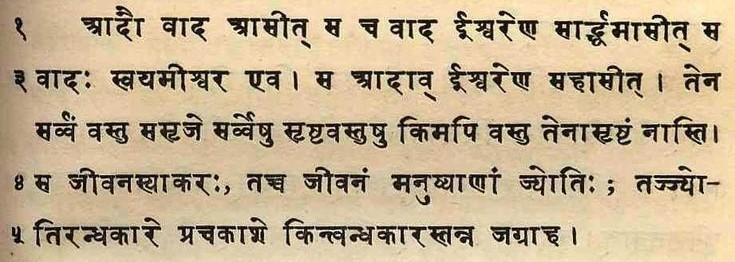
#> input picture images/sampleimage.jpeg, 735 x 262 px, found by its file name
$ jupyter execute Word_Char_Segmentation.ipynb
#> lines starting #> are read from the running program, lines starting #| are printed output that depends on the picture; after the words box and inside, x2 and y2 are one past the last pixel; in counts of white or black regions, pixels touching at a corner belong together
## Word Segmentation

## Importing

[cell 1]
import cv2
import numpy as np
import matplotlib.pyplot as plt

## Reading and resizing

[cell 2]
img = cv2.imread('A:\Projects\SanskritConversion\Sanskrit_Text_Conversion\images\sampleimage.jpeg')
#> img is the input picture: shape (262, 735, 3); mean B, G, R 145.2, 175.5, 195.3
img = cv2.cvtColor(img, cv2.COLOR_BGR2RGB)

h, w, c = img.shape
#> h = 262; w = 735; c = 3

if w > 1000:

    new_w = 1000
    ar = w/h
    new_h = int(new_w/ar)

    img = cv2.resize(img, (new_w, new_h), interpolation = cv2.INTER_AREA)
plt.imshow(img)

## Preprocessing

[cell 3]
def thresholding(image):
    img_gray = cv2.cvtColor(image,cv2.COLOR_BGR2GRAY)
    ret,thresh = cv2.threshold(img_gray,80,255,cv2.THRESH_BINARY_INV)
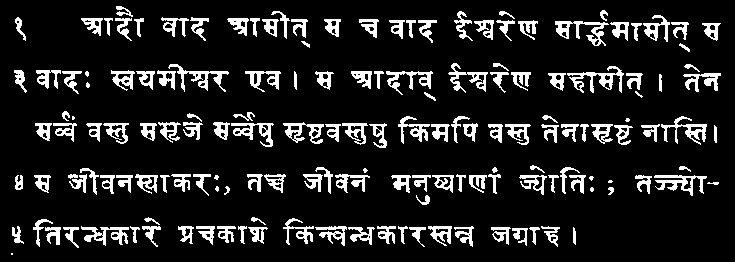
#> thresh: shape (262, 735); 12.5% white; 161 white regions (12 under 20 px), largest, box (x1, y1, x2, y2) and area: (567, 66, 624, 93) 513, (555, 21, 609, 46) 494, (654, 175, 707, 196) 456
    plt.imshow(thresh, cmap='gray')
    return thresh

thresh_img = thresholding(img);

[cell 4]
#dilation
kernel = np.ones((3,85), np.uint8)
dilated = cv2.dilate(thresh_img, kernel, iterations = 1)
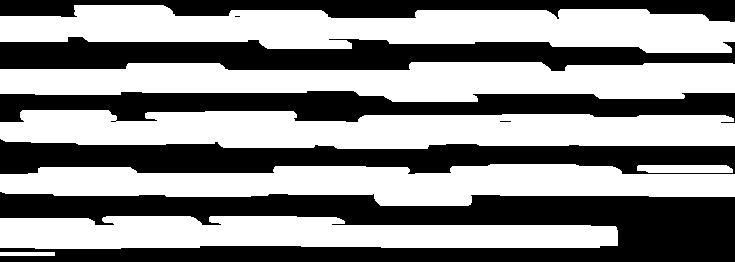
#> dilated: shape (262, 735); 55.2% white; 7 black regions (2 under 20 px)
plt.imshow(dilated, cmap='gray');

[cell 5]
(contours, heirarchy) = cv2.findContours(dilated.copy(), cv2.RETR_EXTERNAL, cv2.CHAIN_APPROX_NONE)
#> contours = 7 contours; box (x1, y1, x2, y2) and area: (0, 5, 735, 53) 23146, (0, 110, 735, 149) 22094, (0, 62, 735, 102) 20668, (0, 164, 735, 206) 19651, (0, 216, 618, 249) 15871, (637, 165, 733, 173) 634, (0, 252, 55, 256) 162
sorted_contours_lines = sorted(contours, key = lambda ctr : cv2.boundingRect(ctr)[1]) # (x, y, w, h)
#> sorted_contours_lines has the same summary as contours

## Line segmentation

[cell 6]
img2 = img.copy()

for ctr in sorted_contours_lines:

    x,y,w,h = cv2.boundingRect(ctr)
    cv2.rectangle(img2, (x,y), (x+w, y+h), (40, 100, 250), 2)
#> this loop made 7 passes
#> (x, y, w, h) on passes 1 to 7: (0, 5, 735, 48), (0, 62, 735, 40), (0, 110, 735, 39), (0, 164, 735, 42), (637, 165, 96, 8), (0, 216, 618, 33), (0, 252, 55, 4)
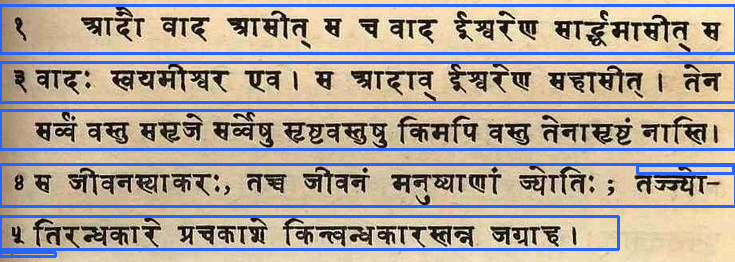
#> img2: shape (262, 735, 3); mean R, G, B 173.7, 163.8, 155.4

plt.imshow(img2);

## Text segmentation

[cell 7]
#dilation
kernel = np.ones((3,15), np.uint8)
dilated2 = cv2.dilate(thresh_img, kernel, iterations = 1)
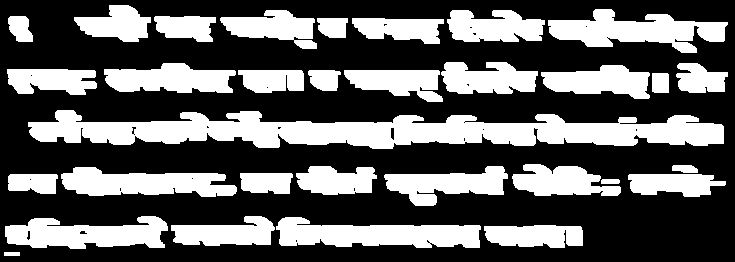
#> dilated2: shape (262, 735); 37.4% white; 32 white regions, largest, box (x1, y1, x2, y2) and area: (28, 110, 724, 149) 16065, (276, 217, 481, 248) 4330, (548, 9, 728, 53) 4226
plt.imshow(dilated2, cmap='gray');

[cell 8]
img3 = img.copy()
words_list = []

for line in sorted_contours_lines:

    # roi of each line
    x, y, w, h = cv2.boundingRect(line)
    roi_line = dilated2[y:y+h, x:x+w]

    # draw contours on each word
    (cnt, heirarchy) = cv2.findContours(roi_line.copy(), cv2.RETR_EXTERNAL, cv2.CHAIN_APPROX_NONE)
    sorted_contour_words = sorted(cnt, key=lambda cntr : cv2.boundingRect(cntr)[0])

    for word in sorted_contour_words:

        if cv2.contourArea(word) < 400:
            continue

        x2, y2, w2, h2 = cv2.boundingRect(word)
        words_list.append([x+x2, y+y2, x+x2+w2, y+y2+h2])
        cv2.rectangle(img3, (x+x2, y+y2), (x+x2+w2, y+y2+h2), (255,255,100),2)
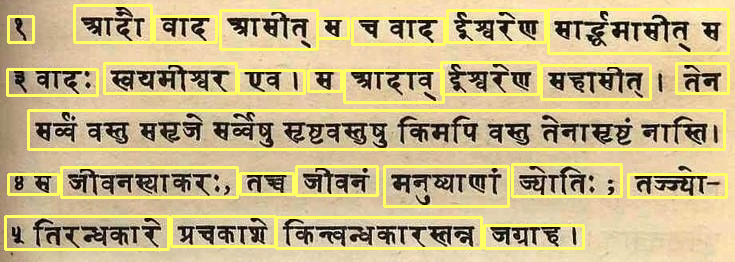
#> img3: shape (262, 735, 3); mean R, G, B 199.8, 182.9, 137.3
#> after the loop, words_list = 28 items, first 6: [8, 16, 33, 42], [74, 5, 151, 42], [154, 16, 216, 42], [220, 10, 317, 49], [317, 18, 348, 38], [352, 18, 444, 44]

plt.imshow(img3);

[cell 9]
ninth_word = words_list[22]
#> ninth_word = [512, 164, 621, 196]
roi_9 = img[ninth_word[1]:ninth_word[3], ninth_word[0]:ninth_word[2]]
plt.imshow(roi_9)

[cell 10]
import cv2
import numpy as np
from os.path import join
#import pytesseract as ta
import matplotlib.pyplot as plt
import pandas as pd

[cell 11]
img = roi_9

#resizing
h, w, c = img.shape
#> h = 32; w = 109
ar = w/h
#> ar = 3.41
targetWidth = 600
targetHeight = int(targetWidth / ar)
#> targetHeight = 176
img = cv2.resize(img, (targetWidth, targetHeight), interpolation=cv2.INTER_CUBIC)
#> img: shape (176, 600, 3)

plt.imshow(img);

[cell 12]
# blurring and splitting
img_blf = cv2.bilateralFilter(img, 5, 7,7)

lab = cv2.cvtColor(img_blf, cv2.COLOR_BGR2LAB)
#> lab: shape (176, 600, 3); mean of channels 0, 1, 2 160.8, 123.4, 117
l, a, b = cv2.split(lab)

#clahe
clahe = cv2.createCLAHE(clipLimit=2.0, tileGridSize=(8, 4))
cl = clahe.apply(l)
limg = cv2.merge((cl, a, b))
#> limg: shape (176, 600, 3); mean of channels 0, 1, 2 156.1, 123.4, 117

# colour conversion
cimg = cv2.cvtColor(limg, cv2.COLOR_LAB2BGR)
gray = cv2.cvtColor(cimg, cv2.COLOR_BGR2GRAY)

plt.imshow(gray, cmap='gray');

[cell 13]
def check_bg_color(image):
    ''' Checks if background color is black or white '''
    check = cv2.threshold(image, 0,255, cv2.THRESH_OTSU)[1]
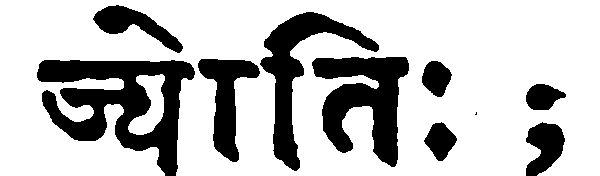
#> check: shape (176, 600); 74.4% white; 10 black regions (1 under 20 px), largest, box (x1, y1, x2, y2) and area: (37, 60, 195, 176) 8644, (312, 57, 409, 167) 5768, (260, 12, 379, 171) 4694
    print(check)
#> (printed output is left out)
    u, c = np.unique(check, return_counts=True)
#> u = [0, 255]; c = [27056, 78544]
    d = dict(zip(u,c))
#> d = {0: 27056, 255: 78544}
    print(d)
#| {0: 27056, 255: 78544}
    srt = sorted(d.items(), key = lambda x : x[1], reverse = True)
#> srt = [(255, 78544), (0, 27056)]
    print(srt)
#| [(255, 78544), (0, 27056)]
    return srt[0][0]

#checking color - if white then 255 else 0
bg_color = check_bg_color(gray)
#> bg_color = 255
print()
bg_color
#> Out = 255

[cell 14]
if bg_color == 255:
    ''' Performs preprocessing suitable for a white bg image '''
    ret4, final_img2 = cv2.threshold(gray, 0, 255, cv2.THRESH_BINARY_INV+cv2.THRESH_OTSU)
#> ret4 = 116
    kernel = cv2.getStructuringElement(cv2.MORPH_ELLIPSE, (3,3))
#> kernel = [[0, 1, 0], [1, 1, 1], [0, 1, 0]]
    morp = cv2.morphologyEx(final_img2, cv2.MORPH_OPEN, (5,5))
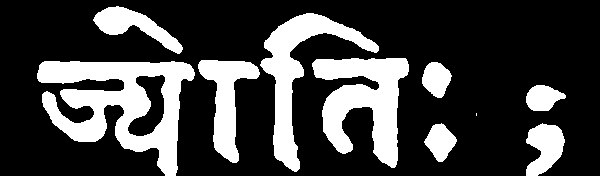
#> morp: shape (176, 600); 25.6% white; 10 white regions (1 under 20 px), largest, box (x1, y1, x2, y2) and area: (37, 61, 195, 176) 8633, (312, 58, 409, 168) 5768, (260, 13, 379, 172) 4693
    plt.imshow(morp, cmap='gray')


elif bg_color == 0:
    ''' Performs preprocessing suitable for a black bg image '''
    ret4, final_img2 = cv2.threshold(gray, 0, 255, cv2.THRESH_OTSU)
    kernel = cv2.getStructuringElement(cv2.MORPH_ELLIPSE, (3,3))
    morp = cv2.morphologyEx(final_img2, cv2.MORPH_OPEN, (5,5))
    plt.imshow(morp, cmap='gray')

[cell 15]
im = morp.copy()

horizontal_hist = np.sum(im, axis=1, keepdims=True)/255
#> horizontal_hist = 176 values, max 376 at index 70, min 0 at index 0, mean 153.6
v=horizontal_hist.flatten()
#> v has the same summary as horizontal_hist
v
#> Out has the same summary as horizontal_hist

[cell 16]
df = pd.DataFrame(v)
#> df = table of 176 rows and 1 columns
df = df.T
#> df = table of 1 rows and 176 columns
df
#> Out = table of 1 rows and 176 columns

[cell 17]
df.plot(kind='barh', color='k', legend=False, figsize=(3,4))
#plt.yticks.set_ticks_position("right")
plt.tick_params(axis='y', which='both', labelright=True, right=True, labelleft=False)
                                    #labelbottom = True, bottom = True, left=False

u = np.max(df.values) + 20
#> u = 396
plt.xlim(u,0)
plt.gca().invert_yaxis()

plt.show()

[cell 18]
ht = list(v)
#> ht has the same summary as horizontal_hist
print(len(ht))
#| 176
half = len(ht)//2
#> half = 88
print(half)
#| 88

[cell 19]
ht1 = ht[:half]
#> ht1 = 88 values, max 376 at index 70, min 0 at index 0, mean 134.5
ht2 = ht[half:]
#> ht2 = 88 values, max 271 at index 7, min 23 at index 87, mean 172.7

print(len(ht1))
#| 88
print(len(ht2))
#| 88

[cell 20]
threshold = 40  # threshold for extreme pixels of numbers (start and end of dips)
offset = len(ht1)
#> offset = 88

[cell 21]
print(ht1)
#> (printed output is left out)

[cell 22]
for i in range(len(ht1)-1, -1, -1):
    print(ht1[i])

    #checking if value is < 40 and stopping
    if ht1[i] < 40:
        print('break point', i)
        left_limit = i+1
        print(left_limit)
        break
#> this loop made 31 passes
#> (i, left_limit) on pass 31: (57, 58)
#> i on passes 1 to 6: 87, 86, 85, 84, 83, 82
#| 162.0
#| 153.0
#| 143.0
#| 118.0
#| 112.0
#| 144.0
#| 156.0
#| 183.0
#> (further printed lines are left out)

[cell 23]
print(ht2)
#> (printed output is left out)

[cell 24]
for i in range(len(ht2)):
    print(ht2[i])

    if ht2[i] < threshold:
        print('break point', i)
        right_limit = i-1+offset
        print(right_limit)
        break
#> this loop made 84 passes
#> right_limit on pass 84: 170
#| 169.0
#| 192.0
#| 234.0
#| 257.0
#| 262.0
#| 268.0
#| 270.0
#| 271.0
#> (further printed lines are left out)

[cell 25]
print('Upper limit: ', left_limit)
#| Upper limit:  58
print('Lower limit: ', right_limit)
#| Lower limit:  170

[cell 26]
morp2 = morp[left_limit:right_limit+1]
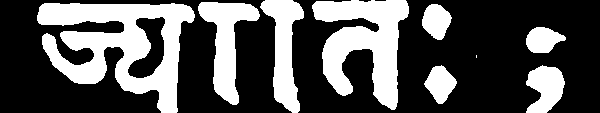
#> morp2: shape (113, 600); 33.9% white; 9 white regions (1 under 20 px), largest, box (x1, y1, x2, y2) and area: (37, 3, 195, 113) 8570, (312, 0, 409, 110) 5768, (198, 2, 260, 105) 2692
plt.imshow(morp2, cmap='gray');

[cell 27]
im = morp2.copy()

horizontal_hist = np.sum(im, axis=0, keepdims=True)/255
v=horizontal_hist.flatten()
#> v = 600 values, max 112 at index 291, min 0 at index 0, mean 38.33

df = pd.DataFrame(v)
#> df = table of 600 rows and 1 columns
df = df.T
#> df = table of 1 rows and 600 columns
df
#> Out = table of 1 rows and 600 columns

[cell 28]
df.plot(kind='bar', color='k', legend=False, figsize=(7,4))
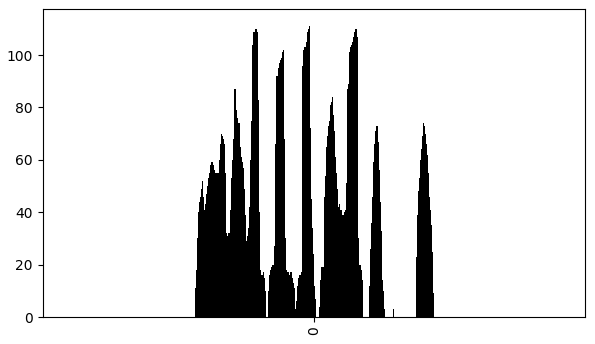
#> figure drawn by matplotlib, 1 panel

[cell 29]
check_left = []
check_right = []
pix_thresh = 3
width = 3
def strt(stat_index, arr):
    #print('starting with index:', stat_index)

    #finding start
#> called with stat_index = 0, arr = array of shape (600,)
    for i in range(stat_index, len(arr)):

        if arr[i] > pix_thresh:
            ##print('a > {}: {}'.format(pix_thresh, i))

            # finding the end
            for j in range(i+1,len(arr)):  # if i is >= len(arr) then this won't execute
                #print('j check:', j)
                if arr[j] < pix_thresh:
                    ##print('b < {}: {}'.format(pix_thresh, j))

                    # width check
                    if j - i > width:
                        #print('saving')
                        #saving if width is fine
                        check_left.append(i)
                        check_right.append(j)

                        # if we have reached the end, then exit
                        if i == len(arr)-1 or j == len(arr)-1:
                            #print('1st tick')
                            return

                        # find a new start from after the pixel
                        else:
                            j = j+1
                            strt(j, arr)
                            return

                    elif i == len(arr)-1 or j == len(arr)-1:
                            #print('2nd tick')
                            return

                    else:
                        #print('Width is too less')
                        strt(j,arr)  # should be one elif
                        return


                #print('pixel', i, j)
                if i == len(arr)-1 or j == len(arr)-1:
                    #print('3rd tick')
                    return
#> this loop made 38 passes
#> after the loop, check_left = [37, 198, 261, 312, 422, 526]; check_right = [195, 260, 304, 409, 457, 566]; j = 196

strt(0,v)
pairs = list(zip(check_left, check_right))
#> pairs = [(37, 195), (198, 260), (261, 304), (312, 409), (422, 457), (526, 566)]
print(len(pairs), len(check_left), len(check_right))
#| 6 6 6

[cell 30]
pairs
#> Out has the same summary as pairs

[cell 31]
plt.figure(figsize=(10,6))
for i in range(len(pairs)):
    plt.subplot(4,5,i+1)
    plt.imshow(morp2[:, pairs[i][0]:pairs[i][1]], cmap='gray')
#> this loop made 6 passes

[cell 32]
morp3 = gray[left_limit:right_limit]

plt.figure(figsize=(10,6))
for i in range(len(pairs)):
    plt.subplot(5,5,i+1)
    plt.imshow(morp3[:, pairs[i][0]:pairs[i][1]], cmap='gray')
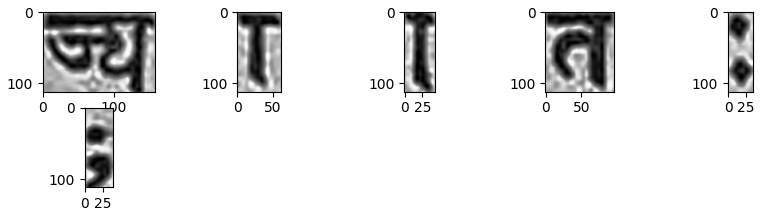
#> figure drawn by matplotlib, 6 panels
